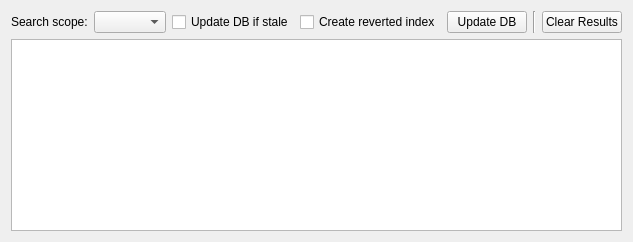
<?xml version="1.0" encoding="UTF-8"?>
<ui version="4.0">
 <class>KCScopeWidget</class>
 <widget class="QWidget" name="KCScopeWidget">
  <layout class="QVBoxLayout" name="verticalLayout">
   <item>
    <layout class="QHBoxLayout" name="InputLayer">
     <item>
      <widget class="QLabel" name="Search">
       <property name="sizePolicy">
        <sizepolicy hsizetype="Maximum" vsizetype="Preferred">
         <horstretch>0</horstretch>
         <verstretch>0</verstretch>
        </sizepolicy>
       </property>
       <property name="text">
        <string>Search scope:</string>
       </property>
      </widget>
     </item>
     <item>
      <widget class="QComboBox" name="Projects">
       <property name="title" stdset="0">
        <string>Projects</string>
       </property>
      </widget>
     </item>
     <item>
      <widget class="QCheckBox" name="UpdateDBIfStale">
       <property name="sizePolicy">
        <sizepolicy hsizetype="Maximum" vsizetype="Fixed">
         <horstretch>0</horstretch>
         <verstretch>0</verstretch>
        </sizepolicy>
       </property>
       <property name="text">
        <string>Update DB if stale</string>
       </property>
      </widget>
     </item>
     <item>
      <widget class="QCheckBox" name="CreateRevertedIndex">
       <property name="sizePolicy">
        <sizepolicy hsizetype="Maximum" vsizetype="Fixed">
         <horstretch>0</horstretch>
         <verstretch>0</verstretch>
        </sizepolicy>
       </property>
       <property name="text">
        <string>Create reverted index</string>
       </property>
      </widget>
     </item>
     <item>
      <widget class="QPushButton" name="UpdateDB">
       <property name="sizePolicy">
        <sizepolicy hsizetype="Maximum" vsizetype="Fixed">
         <horstretch>0</horstretch>
         <verstretch>0</verstretch>
        </sizepolicy>
       </property>
       <property name="text">
        <string>Update DB</string>
       </property>
      </widget>
     </item>
     <item>
      <widget class="Line" name="Delimiter">
       <property name="orientation">
        <enum>Qt::Vertical</enum>
       </property>
      </widget>
     </item>
     <item>
      <widget class="QPushButton" name="ClearResults">
       <property name="sizePolicy">
        <sizepolicy hsizetype="Maximum" vsizetype="Fixed">
         <horstretch>0</horstretch>
         <verstretch>0</verstretch>
        </sizepolicy>
       </property>
       <property name="text">
        <string>Clear Results</string>
       </property>
      </widget>
     </item>
    </layout>
   </item>
   <item>
    <widget class="QTreeView" name="Results"/>
   </item>
  </layout>
 </widget>
 <resources/>
 <connections/>
</ui>
